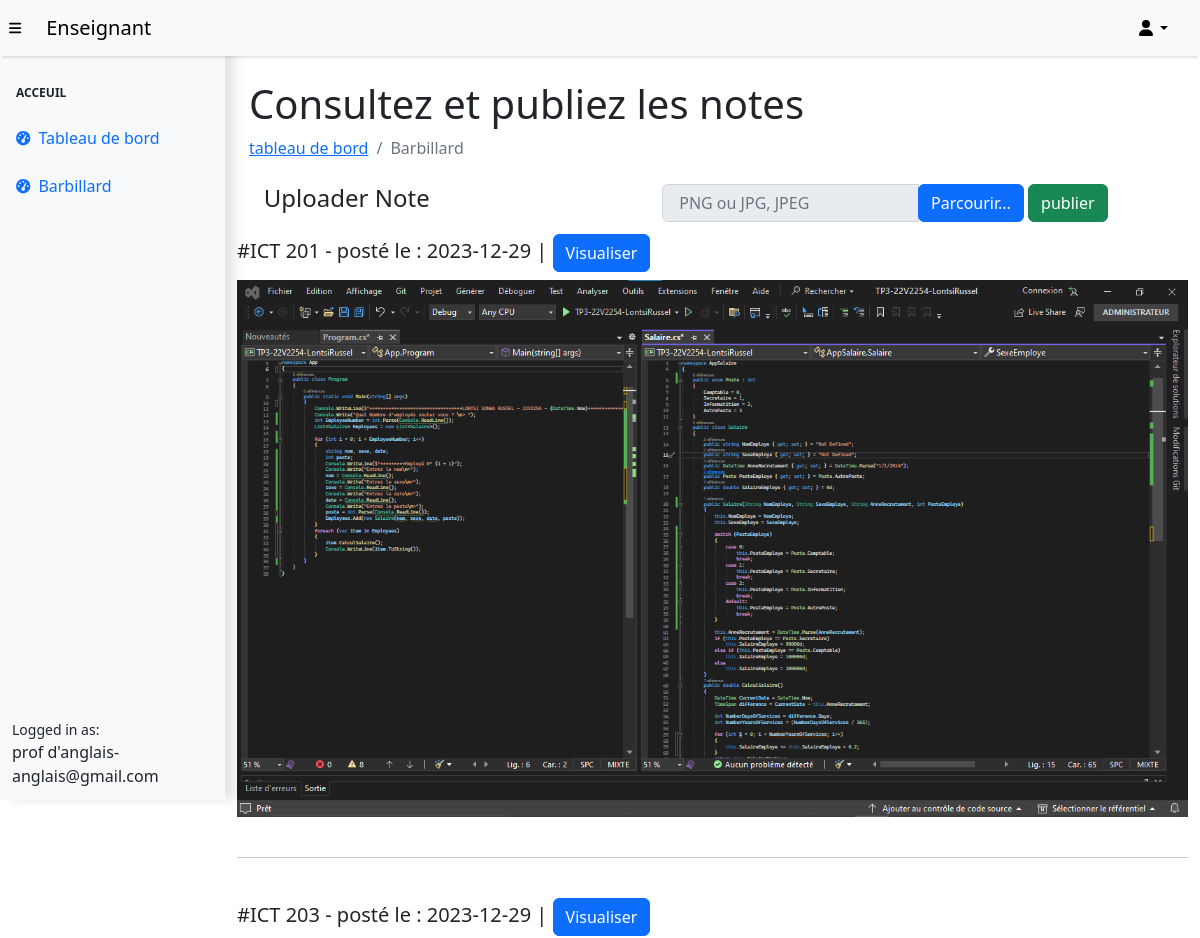
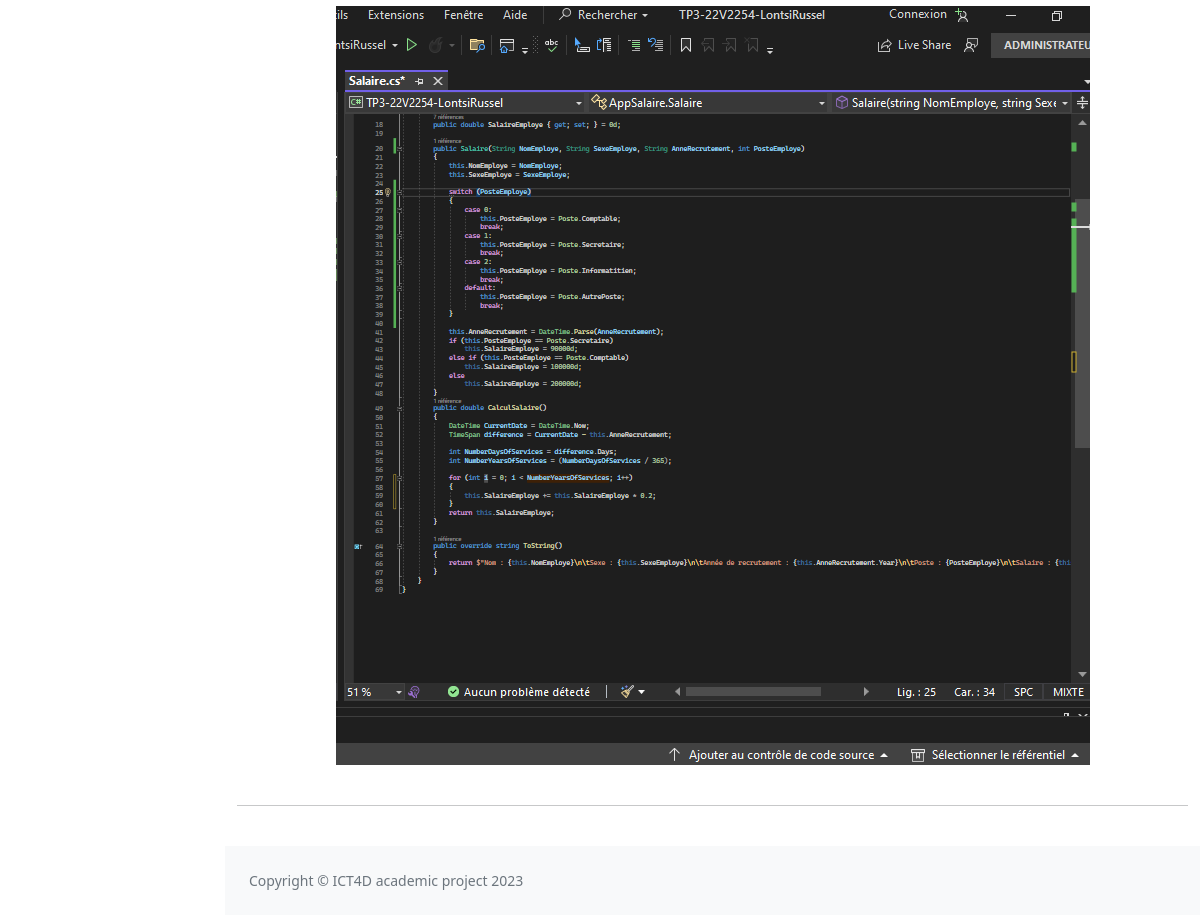
The page /enseignant/barbillard.php (signed in) on the database as committed earlier (2 pictures, top to bottom).
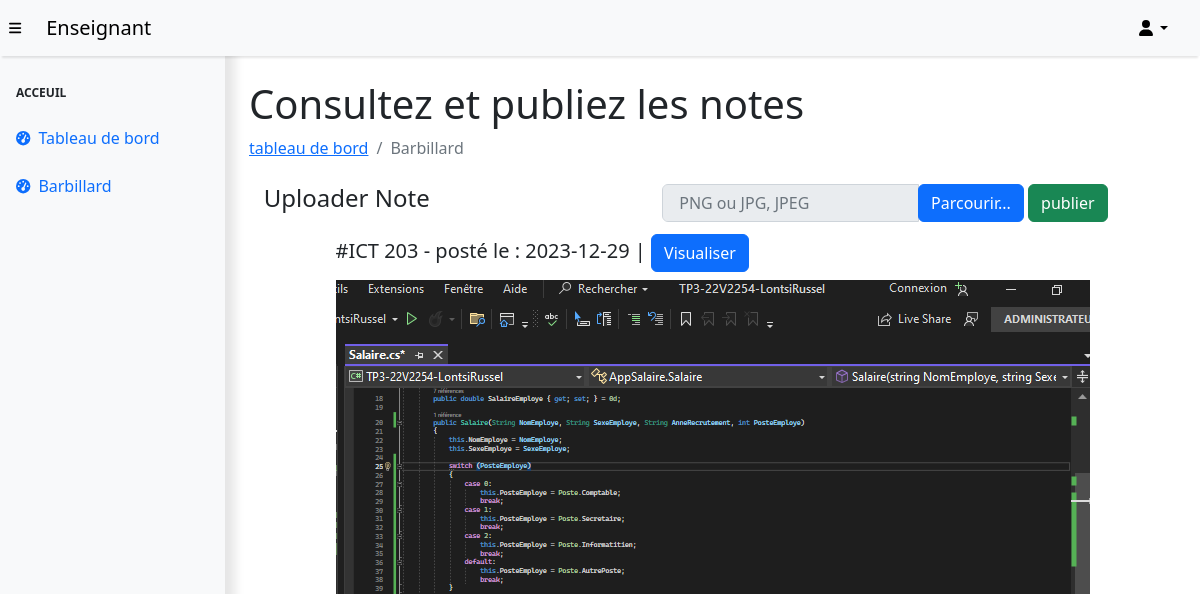
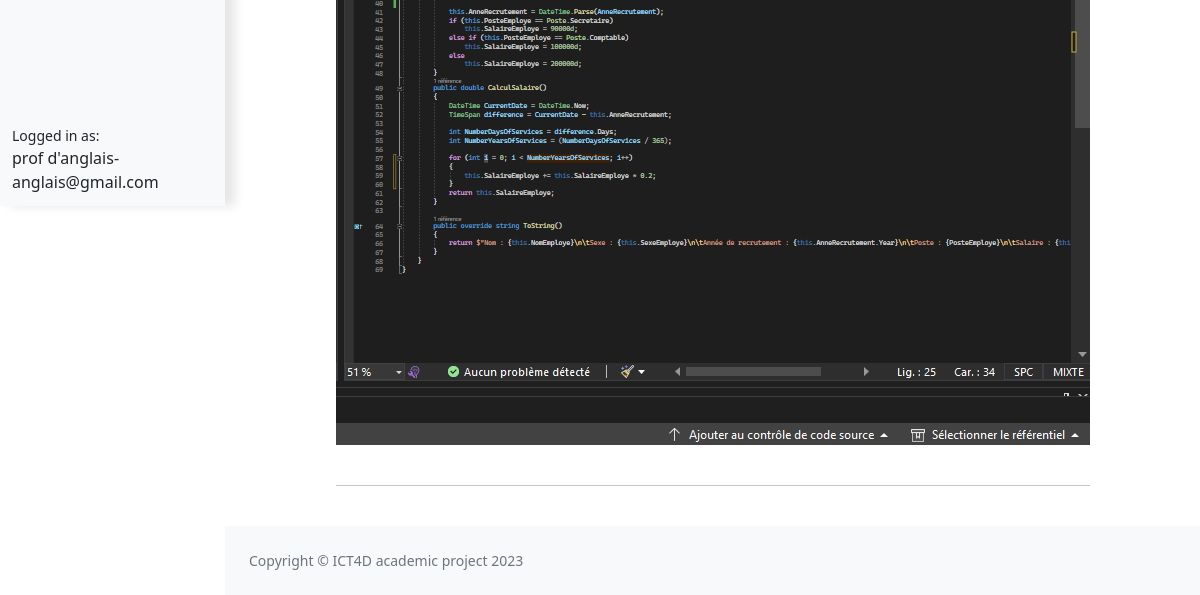
The same page on the database as committed later (2 pictures, top to bottom).
### tables this page shows
CREATE TABLE `fiche_de_note` (
  `id` int(11) NOT NULL,
  `src` varchar(255) NOT NULL,
  `id_ue` int(11) DEFAULT NULL,
  `date_de_publication` date DEFAULT current_timestamp()
);

CREATE TABLE `ue` (
  `id_UE` int(11) NOT NULL,
  `code_UE` varchar(7) NOT NULL,
  `libelle_UE` varchar(255) DEFAULT NULL,
  `code_niveau` int(11) DEFAULT NULL,
  `id_filiere` int(11) DEFAULT NULL,
  `id_enseignant` int(11) DEFAULT NULL
);

### enseignant/barbillard.php (the view, shortened to what this page needs)
<!DOCTYPE html>
<html lang="en">
    <head>
        <link href="css/styles.css" rel="stylesheet" />
    </head>
    <body class="sb-nav-fixed">
    <?php include_once "templates/fixedNavBar.php";?>
        <div id="layoutSidenav">
            <?php include_once "templates/sideBar.php" ?>
            <div id="layoutSidenav_content">
                <main>
                    <div class="container-fluid px-4">
                        <h1 class="mt-4">Consultez et publiez les notes</h1>
                        <ol class="breadcrumb mb-4">
                            <li class="breadcrumb-item"><a href="index.php">tableau de bord</a></li>
                            <li class="breadcrumb-item active">Barbillard</li>
                        </ol>
                    </div>
                    <?php
                    require_once 'functions_include\connect.php';
                        $sql = "SELECT f.id, src, code_UE, date_de_publication, f.id_ue from fiche_de_note f , ue where ue.id_UE = f.id_ue order by date_de_publication";
                        $stm = $con->prepare($sql);
                        $stm->execute();
                        $rqs = $stm->fetchAll(PDO::FETCH_ASSOC);
                    ?>
                   <div class="container">
                   <h4><label for='piece'>Uploader Note</label></h4>
                   <br>
                        <form action="" method="post" enctype="multipart/form-data">
                            <div class="form-check mx-0">
                                <div class="input-group col-xs-12">
                                <input type="text" class="form-control file-upload-info"  disabled placeholder=" PNG ou JPG, JPEG" id="fileName">
                                <span class="input-group-append">
                                    <button class="btn btn-primary " id="parcourir">Parcourir...</button>
                                    <button class="btn btn-success " id="publish" type="submit">publier</button>
                                </span>
                                </div>
                            </div>
                        </form>
                            <div>
                            <?php
                                foreach ($rqs as $rq) {
                                    if($rq['id_ue']==$_SESSION['user']["id_enseignant"]){
                                ?>
                                <form action="" method="post">
                                    <h5>#<?=$rq["code_UE"]?> - posté le : <?=$rq["date_de_publication"]?> | <a href="<?=$rq['src']?>" target="_blank" class="btn btn-primary">Visualiser</a>  <button type="button" class="btn btn-danger" id="" onclick="confirmDelete()">Supprimer</button></h5>
                                    <div class="text-center">
                                        <img src="<?=$rq['src']?>" class="img-fluid " alt="lol">
                                        <input type="hidden" id='id_' value="<?=$rq['id']?>" readonly>
                                    </div>
                                </form>
                            <br>
                            <hr>
                            <br>
                            <?php
                                    }else{
                                        ?>
                                <h5>#<?=$rq["code_UE"]?> - posté le : <?=$rq["date_de_publication"]?> | <a href="<?=$rq['src']?>" target="_blank" class="btn btn-primary">Visualiser</a></h5>
                                <div class="text-center">
                                    <img src="<?=$rq['src']?>" class="img-fluid " alt="lol">
                                </div>
                                <br>
                                <hr>
                                <br>
                            <?php
                                    }
                                }
                            ?>
                        </div>
                    </div>
                </main>
                <?php include_once "templates/footer.php";?>
            </div>
        </div>
    </body>
</html>

Rows that differ between the two databases and show on the page:
removed fiche_de_note: id_ue.code_UE "ICT 201", date_de_publication "2023-12-29", src (picture)
